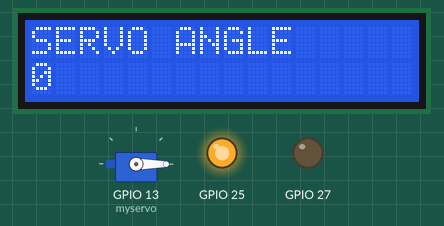
Recording of a sketch running on a simulated ESP32. Parts: servo, 16×2 character LCD, output pins drawn as LEDs (lit = HIGH).

Above: at 0.1 s.
At 4.7 s:
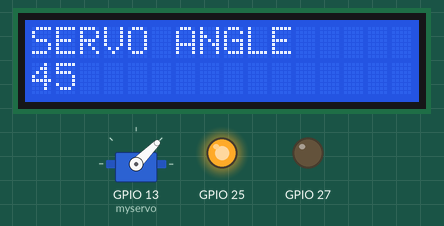
At 9.7 s:
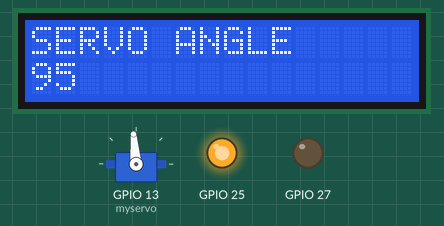
At 19.8 s:
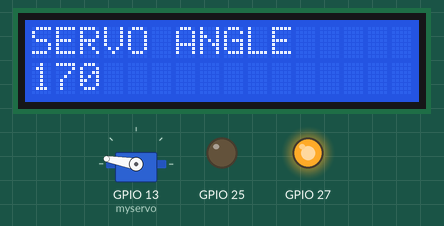
At 29.4 s:
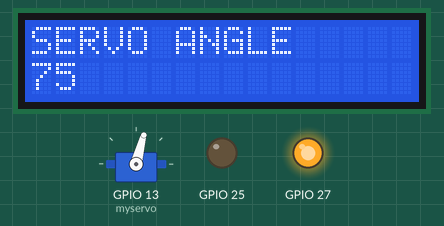
At 39.4 s:
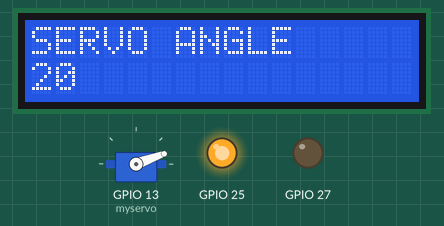
Timing chart, 0 to 40.0 s (numbered marks = the images above):
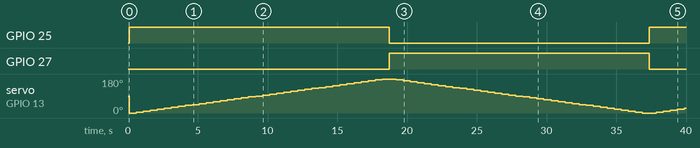

The sketch:

LED__LCD_AND_SERVO.ino
```cpp
#include <ESP32Servo.h>
#include <Wire.h>
#include <LiquidCrystal_I2C.h>

LiquidCrystal_I2C lcd(0x27, 16, 2);
Servo myservo;

void setup(){
  myservo.attach(13);
  lcd.init();
  lcd.backlight();
  lcd.clear();
  lcd.setCursor(0,0);
  lcd.print("SERVO ANGLE");
  pinMode(27, OUTPUT);
  pinMode(25, OUTPUT);

}

void loop(){
  int pos = 0;
  for (pos =0; pos<=180; pos+=5){
    myservo.write(pos);
    lcd.setCursor(0,1);
    lcd.print(pos);
    lcd.print(" ");
    digitalWrite(25,HIGH);
    digitalWrite(27, LOW);
    delay(500);
  }
   for (pos =180; pos>=0; pos-=5){
    myservo.write(pos);
    lcd.setCursor(0,1);
    lcd.print(pos);
    lcd.print(" ");
    digitalWrite(25,LOW);
    digitalWrite(27, HIGH);
    delay(500);
  }
}
```

Measured:
- by itself, GPIO 25: LOW → HIGH at 0.08 s, → LOW 18.6 s later, → HIGH 18.6 s later
- by itself, GPIO 27: LOW → HIGH at 18.7 s, → LOW 18.6 s later
- by itself, servo on GPIO 13 (myservo): 90° → 0° at 0.08 s, → 5° 0.50 s later, → 10° 0.50 s later, → 15° 0.50 s later, … (78 changes in this stretch)
- what the display in image 1 shows lasts 0.5 s, from 4.6 s to 5.1 s
